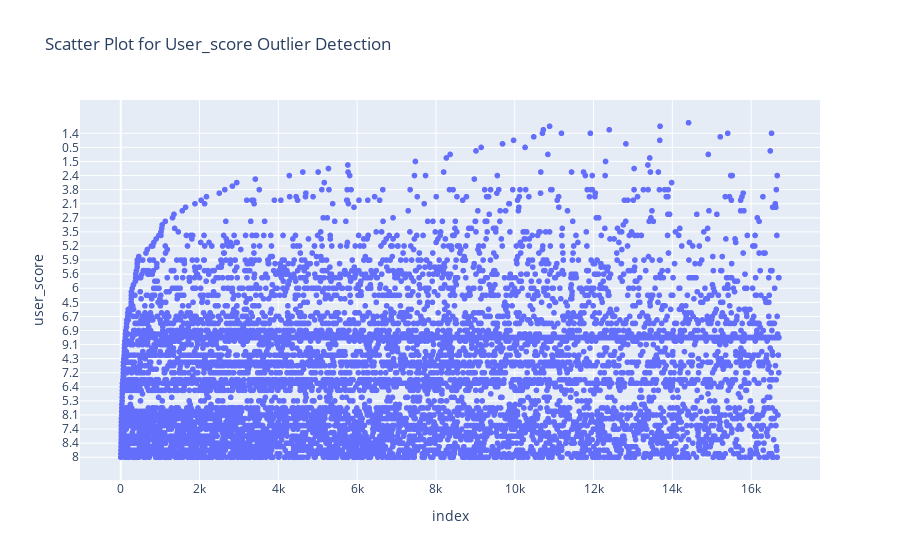
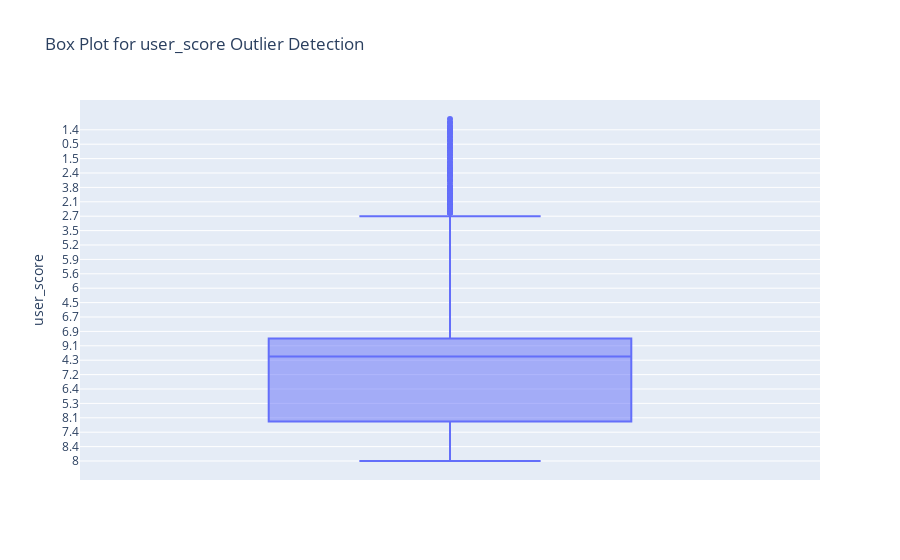
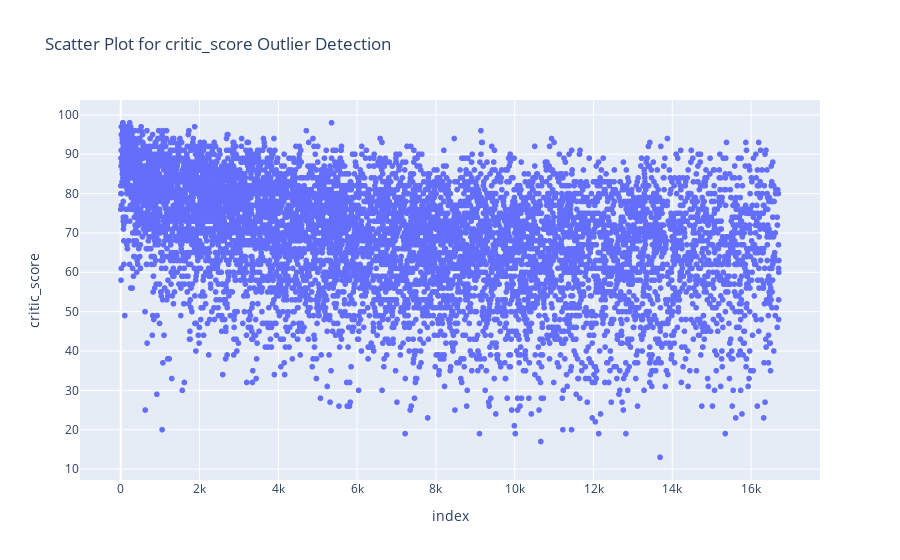
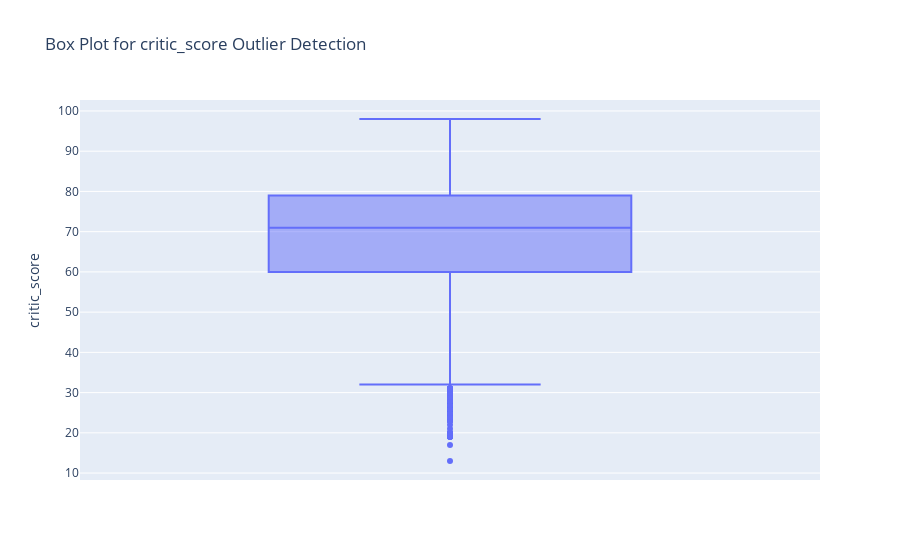

Notebook code cell kept with these figures, in order:
### Markdown cell above
<h2 style="color: teal;">Filled missing values with median, since a good amount of outliers compared to the overall data of this column. But mean is only a year off so it doesn't matter all that much. However, using the mean does make it easier on me since the mean is a decimal number. </h2>

### Code cell
fig = px.scatter(df, x=df.index, y='user_score', title='Scatter Plot for User_score Outlier Detection')
fig.show()
fig = px.box(df, y='user_score', title='Box Plot for user_score Outlier Detection')
fig.show()
fig = px.scatter(df, x=df.index, y='critic_score', title='Scatter Plot for critic_score Outlier Detection')
fig.show()
fig = px.box(df, y='critic_score', title='Box Plot for critic_score Outlier Detection')
fig.show()

### Figure 1 — Plotly figure (JSON) as saved in the notebook; plotly's stock layout.template omitted (floating-point values rounded to 4 significant figures; data arrays with more than 128 entries replaced by an {"elided": "..."} marker saying what was removed)
{"data": [{"hovertemplate": "index=%{x}<br>user_score=%{y}<extra></extra>", "legendgroup": "", "marker": {"color": "#636efa", "symbol": "circle"}, "mode": "markers", "name": "", "showlegend": false, "type": "scattergl", "x": {"elided": "16715 int values"}, "xaxis": "x", "y": {"elided": "16715 str values"}, "yaxis": "y"}], "layout": {"legend": {"tracegroupgap": 0}, "title": {"text": "Scatter Plot for User_score Outlier Detection"}, "xaxis": {"anchor": "y", "domain": [0, 1], "title": {"text": "index"}}, "yaxis": {"anchor": "x", "domain": [0, 1], "title": {"text": "user_score"}}}}

### Figure 2 — Plotly figure (JSON) as saved in the notebook; plotly's stock layout.template omitted (floating-point values rounded to 4 significant figures; data arrays with more than 128 entries replaced by an {"elided": "..."} marker saying what was removed)
{"data": [{"alignmentgroup": "True", "hovertemplate": "user_score=%{y}<extra></extra>", "legendgroup": "", "marker": {"color": "#636efa"}, "name": "", "notched": false, "offsetgroup": "", "orientation": "v", "showlegend": false, "type": "box", "x0": " ", "xaxis": "x", "y": {"elided": "16715 str values"}, "y0": " ", "yaxis": "y"}], "layout": {"boxmode": "group", "legend": {"tracegroupgap": 0}, "title": {"text": "Box Plot for user_score Outlier Detection"}, "xaxis": {"anchor": "y", "domain": [0, 1]}, "yaxis": {"anchor": "x", "domain": [0, 1], "title": {"text": "user_score"}}}}

### Figure 3 — Plotly figure (JSON) as saved in the notebook; plotly's stock layout.template omitted (floating-point values rounded to 4 significant figures; data arrays with more than 128 entries replaced by an {"elided": "..."} marker saying what was removed)
{"data": [{"hovertemplate": "index=%{x}<br>critic_score=%{y}<extra></extra>", "legendgroup": "", "marker": {"color": "#636efa", "symbol": "circle"}, "mode": "markers", "name": "", "showlegend": false, "type": "scattergl", "x": {"elided": "16715 int values"}, "xaxis": "x", "y": {"elided": "16715 int values"}, "yaxis": "y"}], "layout": {"legend": {"tracegroupgap": 0}, "title": {"text": "Scatter Plot for critic_score Outlier Detection"}, "xaxis": {"anchor": "y", "domain": [0, 1], "title": {"text": "index"}}, "yaxis": {"anchor": "x", "domain": [0, 1], "title": {"text": "critic_score"}}}}

### Figure 4 — Plotly figure (JSON) as saved in the notebook; plotly's stock layout.template omitted (floating-point values rounded to 4 significant figures; data arrays with more than 128 entries replaced by an {"elided": "..."} marker saying what was removed)
{"data": [{"alignmentgroup": "True", "hovertemplate": "critic_score=%{y}<extra></extra>", "legendgroup": "", "marker": {"color": "#636efa"}, "name": "", "notched": false, "offsetgroup": "", "orientation": "v", "showlegend": false, "type": "box", "x0": " ", "xaxis": "x", "y": {"elided": "16715 int values"}, "y0": " ", "yaxis": "y"}], "layout": {"boxmode": "group", "legend": {"tracegroupgap": 0}, "title": {"text": "Box Plot for critic_score Outlier Detection"}, "xaxis": {"anchor": "y", "domain": [0, 1]}, "yaxis": {"anchor": "x", "domain": [0, 1], "title": {"text": "critic_score"}}}}
